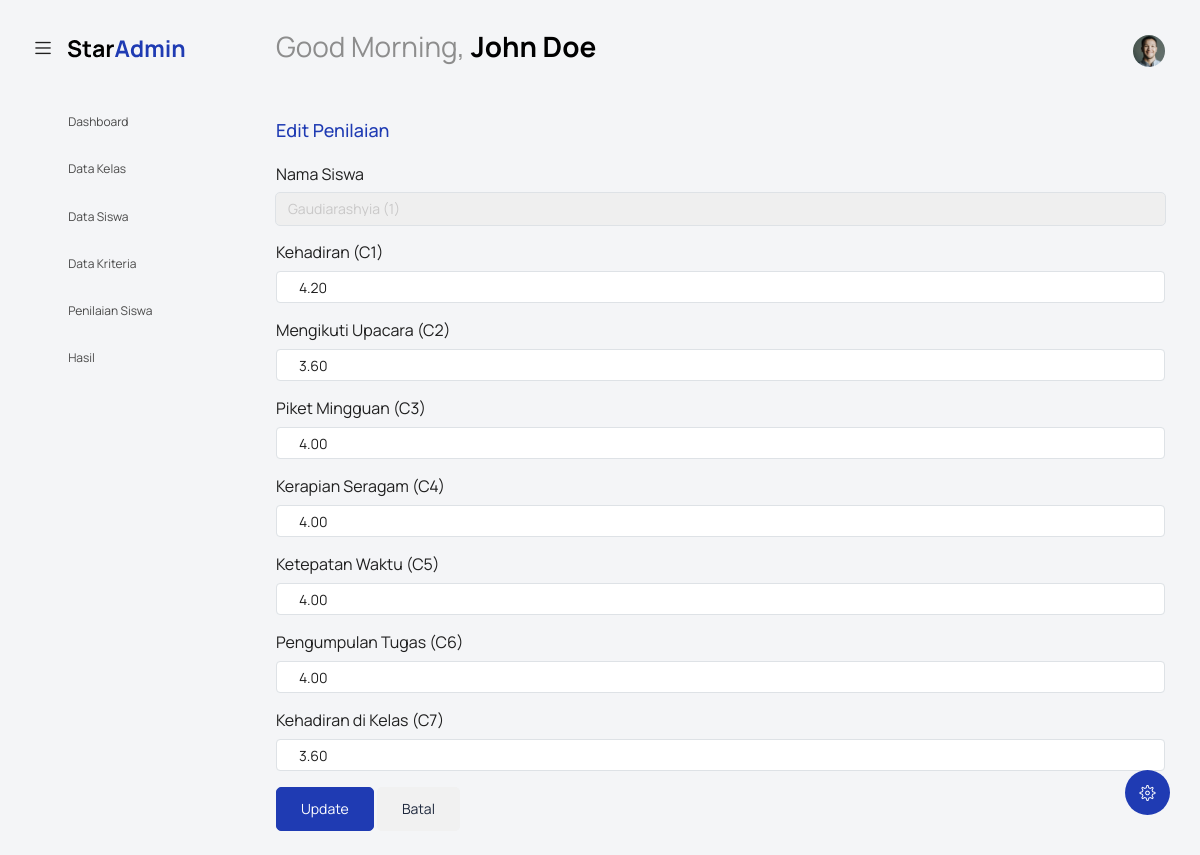
Screenshot of /index.php?controller=Penilaian&action=edit&id=2 (signed in) with the database file from the repository.
### tables this page shows
CREATE TABLE `penilaian_kedisiplinan` (
  `penilaian_id` int NOT NULL,
  `siswa_id` int NOT NULL,
  `c1` decimal(5,2) NOT NULL,
  `c2` decimal(5,2) NOT NULL,
  `c3` decimal(5,2) NOT NULL,
  `c4` decimal(5,2) NOT NULL,
  `c5` decimal(5,2) NOT NULL,
  `c6` decimal(5,2) NOT NULL,
  `c7` decimal(5,2) NOT NULL,
  `created_at` timestamp NULL DEFAULT CURRENT_TIMESTAMP,
  `updated_at` timestamp NULL DEFAULT CURRENT_TIMESTAMP ON UPDATE CURRENT_TIMESTAMP
);

CREATE TABLE `siswa` (
  `siswa_id` int NOT NULL,
  `nama_siswa` varchar(100) NOT NULL,
  `jenis_kelamin` enum('L','P') NOT NULL,
  `kelas_id` int NOT NULL,
  `created_at` timestamp NULL DEFAULT CURRENT_TIMESTAMP,
  `updated_at` timestamp NULL DEFAULT CURRENT_TIMESTAMP ON UPDATE CURRENT_TIMESTAMP
);

### controllers/PenilaianController.php (called while the page is built, shortened)
<?php
require_once MODEL_PATH . 'PenilaianModel.php';
class PenilaianController {
    private $model;
    public function __construct() {
        $this->model = new PenilaianModel();
    }
    public function edit() {
        $id = $_GET['id'];
        $data['penilaian'] = $this->model->getById($id);
        $data['siswa'] = $this->model->getAllSiswa();
        require_once VIEW_PATH . 'penilaian/form.php';
    }
}

### koneksi.php (called while the page is built, shortened)
<?php
$host = 'localhost';
$user = 'root';
$pass = '';
$dbname = 'db_sd';
$koneksi = new mysqli($host, $user, $pass, $dbname);
return $koneksi;

### models/PenilaianModel.php (called while the page is built, shortened)
<?php
class PenilaianModel {
    private $db;
    public function __construct() {
        $this->db = require BASE_PATH . '/koneksi.php';
    }
    public function getById($id) {
        $stmt = $this->db->prepare("
            SELECT * FROM penilaian_kedisiplinan WHERE penilaian_id = ?
        ");
        $stmt->bind_param('i', $id);
        $stmt->execute();
        return $stmt->get_result()->fetch_assoc();
    }
    public function getAllSiswa() {
        $query = "
            SELECT s.siswa_id, s.nama_siswa, k.nama_kelas
            FROM siswa s
            JOIN kelas k ON s.kelas_id = k.kelas_id
            ORDER BY s.nama_siswa ASC
        ";
        $result = $this->db->query($query);
        return $result->fetch_all(MYSQLI_ASSOC);
    }
}

### views/penilaian/form.php (the view, shortened to what this page needs)
<?php include('template/header.php'); ?>
<body class="with-welcome-text">
  <div class="container-scroller">
    <?php include 'template/navbar.php'; ?>
    <div class="container-fluid page-body-wrapper">
      <?php include 'template/setting_panel.php'; ?>
      <?php include 'template/sidebar.php'; ?>
      <div class="main-panel">
        <div class="content-wrapper">
          <div class="row">
            <div class="col-sm-12">
              <div class="mb-4">
                <h4 class="text-primary"><?= isset($data['penilaian']) ? 'Edit' : 'Tambah' ?> Penilaian</h4>
              </div>
              <form action="index.php?controller=Penilaian&action=<?= isset($data['penilaian']) ? 'update' : 'simpan' ?>" method="POST">
                <div class="mb-3">
                  <label for="siswa_id" class="form-label">Nama Siswa</label>
                  <select name="siswa_id" id="siswa_id" class="form-control" required>
                    <?php foreach ($data['siswa'] as $s): ?>
                      <option value="<?= $s['siswa_id'] ?>" <?= (isset($data['penilaian']) && $data['penilaian']['siswa_id'] == $s['siswa_id']) ? 'selected' : '' ?>>
                        <?= htmlspecialchars($s['nama_siswa']) ?> (<?= $s['nama_kelas'] ?>)
                      </option>
                    <?php endforeach; ?>
                  </select>
                </div>
                <?php
                  $label = [
                    'c1' => 'Kehadiran',
                    'c2' => 'Mengikuti Upacara',
                    'c3' => 'Piket Mingguan',
                    'c4' => 'Kerapian Seragam',
                    'c5' => 'Ketepatan Waktu',
                    'c6' => 'Pengumpulan Tugas',
                    'c7' => 'Kehadiran di Kelas'
                  ];
                  foreach ($label as $kode => $nama):
                ?>
                  <div class="mb-3">
                    <label for="<?= $kode ?>" class="form-label"><?= $nama ?> (<?= strtoupper($kode) ?>)</label>
                    <input type="number" step="0.01" min="0" max="100" name="<?= $kode ?>" id="<?= $kode ?>" class="form-control" required
                           value="<?= isset($data['penilaian']) ? $data['penilaian'][$kode] : '' ?>">
                  </div>
                <?php endforeach; ?>
                <button type="submit" class="btn btn-primary"><?= isset($data['penilaian']) ? 'Update' : 'Simpan' ?></button>
                <a href="index.php?controller=Penilaian&action=index" class="btn btn-secondary">Batal</a>
              </form>
            </div>
          </div>
        </div>
      </div>
    </div>
  </div>
</body>
</html>

### rows the page displays
penilaian_kedisiplinan: siswa_id "Gaudiarashyia (1)", c1 "4.20", c2 "3.60", c3 "4.00", c4 "4.00", c5 "4.00", c6 "4.00", c7 "3.60"

### other values shown
$nama "Kehadiran"
$kode "C1"
$nama "Mengikuti Upacara"
$kode "C2"
$nama "Piket Mingguan"
$kode "C3"
$nama "Kerapian Seragam"
$kode "C4"
$nama "Ketepatan Waktu"
$kode "C5"
$nama "Pengumpulan Tugas"
$kode "C6"
$nama "Kehadiran di Kelas"
$kode "C7"
